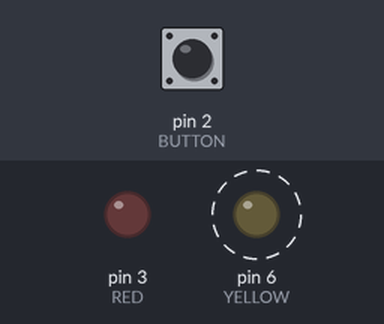
A sketch run on a simulated Arduino Uno, built with avr-gcc and run on an emulated ATmega328P. On the bench: output pins drawn as LEDs (lit = HIGH). Dashed ring = blinking. The inputs (shaded band) are chosen by the test bench; at power-on: pin 2 (BUTTON) HIGH.

Above: at 1.2 s.
1.3 s: pin 2 (BUTTON) pulled LOW for 0.15 s
At 1.47 s:
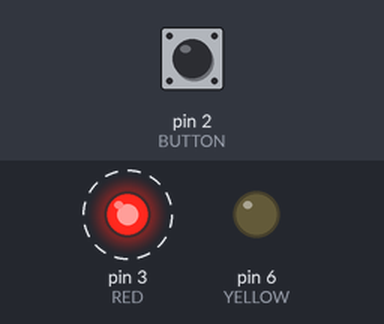
4.3 s: pin 2 (BUTTON) pulled LOW for 3.2 s
At 8.07 s:
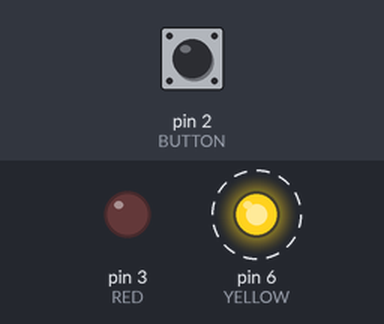
Timing chart, 0 to 15.0 s (numbered marks = the images above; inputs shaded):
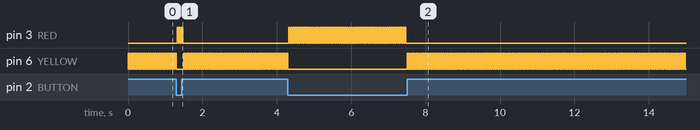

Measured:
- after the input at 1.3 s, pin 3 (RED): alternates HIGH for 0.03 s and LOW for 0.03 s, 6 changes in all, then stays LOW, starting at once
- after the input at 4.3 s, pin 3 (RED): alternates HIGH for 0.03 s and LOW for 0.03 s, 106 changes in all, then stays LOW, starting at once

The sketch:

CodeClub.ino
```cpp
#define RED 3
#define YELLOW 6
#define BUTTON 2
#define SLEEP 30

void setup() {
  pinMode(BUTTON, INPUT_PULLUP);
  pinMode(RED, OUTPUT);
  pinMode(YELLOW, OUTPUT);
}

void loop() {
  if (digitalRead(BUTTON) == LOW) {
    wink(RED);
  } else {
    wink(YELLOW);
  }
}

void wink(int pin) {
  digitalWrite(pin, HIGH);
  delay(SLEEP);
  digitalWrite(pin, LOW);
  delay(SLEEP);
}
```
